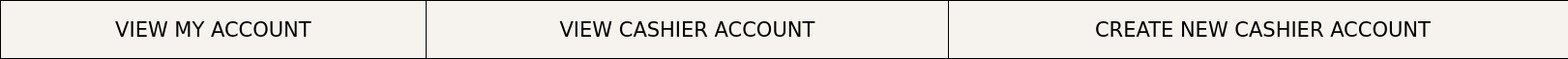
       <widget class="QFrame" name="frame">
        <property name="geometry">
         <rect>
          <x>0</x>
          <y>200</y>
          <width>1621</width>
          <height>61</height>
         </rect>
        </property>
        <property name="frameShape">
         <enum>QFrame::StyledPanel</enum>
        </property>
        <property name="frameShadow">
         <enum>QFrame::Raised</enum>
        </property>
        <widget class="QPushButton" name="pushButton_VIEW">
         <property name="geometry">
          <rect>
           <x>0</x>
           <y>0</y>
           <width>441</width>
           <height>61</height>
          </rect>
         </property>
         <property name="font">
          <font>
           <family>Verdana</family>
           <pointsize>16</pointsize>
          </font>
         </property>
         <property name="styleSheet">
          <string notr="true">/* Default Inactive Buttons */
QPushButton {
    background-color: #f6f3ee;
    color: black;
border: 1px solid #000000; 
    padding: 9px;
font-family: &quot;Verdana&quot;, sans-serif; 
text-align: center;
}

/* Hover Effect on Inactive Buttons */
QPushButton:hover {
    background-color:#374550;
color:white;
}

/* Active Button (Current Page) */
QPushButton#activeButton {
    background-color: #374550;
    color: white;
}
</string>
         </property>
         <property name="text">
          <string>VIEW MY ACCOUNT</string>
         </property>
        </widget>
        <widget class="QPushButton" name="pushButton_VIEW_C">
         <property name="geometry">
          <rect>
           <x>440</x>
           <y>0</y>
           <width>541</width>
           <height>61</height>
          </rect>
         </property>
         <property name="font">
          <font>
           <family>Verdana</family>
           <pointsize>16</pointsize>
          </font>
         </property>
         <property name="styleSheet">
          <string notr="true">/* Default Inactive Buttons */
QPushButton {
    background-color: #f6f3ee;
    color: black;
border: 1px solid #000000; 
    padding: 9px;
font-family: &quot;Verdana&quot;, sans-serif; 
text-align: center;
}

/* Hover Effect on Inactive Buttons */
QPushButton:hover {
    background-color:#374550;
color:white;
}

/* Active Button (Current Page) */
QPushButton#activeButton {
    background-color: #374550;
    color: white;
}
</string>
         </property>
         <property name="text">
          <string>VIEW CASHIER ACCOUNT</string>
         </property>
        </widget>
        <widget class="QPushButton" name="pushButton_CREATE_C">
         <property name="geometry">
          <rect>
           <x>980</x>
           <y>0</y>
           <width>651</width>
           <height>61</height>
          </rect>
         </property>
         <property name="font">
          <font>
           <family>Verdana</family>
           <pointsize>16</pointsize>
          </font>
         </property>
         <property name="styleSheet">
          <string notr="true">/* Default Inactive Buttons */
QPushButton {
    background-color: #f6f3ee;
    color: black;
border: 1px solid #000000; 
    padding: 9px;
font-family: &quot;Verdana&quot;, sans-serif; 
text-align: center;
}

/* Hover Effect on Inactive Buttons */
QPushButton:hover {
    background-color:#374550;
color:white;
}

/* Active Button (Current Page) */
QPushButton#activeButton {
    background-color: #374550;
    color: white;
}
</string>
         </property>
         <property name="text">
          <string>CREATE NEW CASHIER ACCOUNT</string>
         </property>
        </widget>
       </widget>
